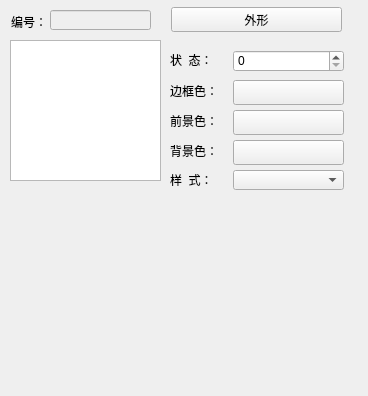
<?xml version="1.0" encoding="UTF-8"?>
<ui version="4.0">
 <class>QWeekDisplayGenDlg</class>
 <widget class="QWidget" name="QWeekDisplayGenDlg">
  <property name="geometry">
   <rect>
    <x>0</x>
    <y>0</y>
    <width>368</width>
    <height>396</height>
   </rect>
  </property>
  <property name="windowTitle">
   <string>Form</string>
  </property>
  <widget class="QLabel" name="label">
   <property name="geometry">
    <rect>
     <x>11</x>
     <y>11</y>
     <width>54</width>
     <height>21</height>
    </rect>
   </property>
   <property name="text">
    <string>编号：</string>
   </property>
  </widget>
  <widget class="QLabel" name="label_4">
   <property name="geometry">
    <rect>
     <x>170</x>
     <y>110</y>
     <width>61</width>
     <height>21</height>
    </rect>
   </property>
   <property name="text">
    <string>前景色：</string>
   </property>
  </widget>
  <widget class="QLabel" name="label_5">
   <property name="geometry">
    <rect>
     <x>170</x>
     <y>80</y>
     <width>61</width>
     <height>21</height>
    </rect>
   </property>
   <property name="text">
    <string>边框色：</string>
   </property>
  </widget>
  <widget class="QLabel" name="label_3">
   <property name="geometry">
    <rect>
     <x>170</x>
     <y>170</y>
     <width>61</width>
     <height>20</height>
    </rect>
   </property>
   <property name="text">
    <string>样  式：</string>
   </property>
  </widget>
  <widget class="QLabel" name="label_2">
   <property name="geometry">
    <rect>
     <x>170</x>
     <y>140</y>
     <width>61</width>
     <height>21</height>
    </rect>
   </property>
   <property name="text">
    <string>背景色：</string>
   </property>
  </widget>
  <widget class="QPushButton" name="LoadShape">
   <property name="geometry">
    <rect>
     <x>171</x>
     <y>7</y>
     <width>171</width>
     <height>25</height>
    </rect>
   </property>
   <property name="focusPolicy">
    <enum>Qt::NoFocus</enum>
   </property>
   <property name="text">
    <string>外形</string>
   </property>
  </widget>
  <widget class="QComboBox" name="m_patterncmb">
   <property name="geometry">
    <rect>
     <x>233</x>
     <y>170</y>
     <width>111</width>
     <height>20</height>
    </rect>
   </property>
  </widget>
  <widget class="QLineEdit" name="lineEdit">
   <property name="enabled">
    <bool>false</bool>
   </property>
   <property name="geometry">
    <rect>
     <x>50</x>
     <y>10</y>
     <width>101</width>
     <height>20</height>
    </rect>
   </property>
  </widget>
  <widget class="QLabel" name="label_6">
   <property name="geometry">
    <rect>
     <x>170</x>
     <y>50</y>
     <width>61</width>
     <height>20</height>
    </rect>
   </property>
   <property name="text">
    <string>状  态：</string>
   </property>
  </widget>
  <widget class="QSpinBox" name="m_statespin">
   <property name="geometry">
    <rect>
     <x>233</x>
     <y>50</y>
     <width>111</width>
     <height>22</height>
    </rect>
   </property>
   <property name="maximum">
    <number>6</number>
   </property>
  </widget>
  <widget class="QPushButton" name="Frame_Color">
   <property name="geometry">
    <rect>
     <x>233</x>
     <y>80</y>
     <width>111</width>
     <height>25</height>
    </rect>
   </property>
   <property name="focusPolicy">
    <enum>Qt::NoFocus</enum>
   </property>
   <property name="text">
    <string/>
   </property>
  </widget>
  <widget class="QPushButton" name="FG_Color">
   <property name="geometry">
    <rect>
     <x>233</x>
     <y>110</y>
     <width>111</width>
     <height>25</height>
    </rect>
   </property>
   <property name="focusPolicy">
    <enum>Qt::NoFocus</enum>
   </property>
   <property name="text">
    <string/>
   </property>
  </widget>
  <widget class="QPushButton" name="BG_Color">
   <property name="geometry">
    <rect>
     <x>233</x>
     <y>140</y>
     <width>111</width>
     <height>25</height>
    </rect>
   </property>
   <property name="focusPolicy">
    <enum>Qt::NoFocus</enum>
   </property>
   <property name="text">
    <string/>
   </property>
  </widget>
  <widget class="QGraphicsView" name="MainView">
   <property name="geometry">
    <rect>
     <x>10</x>
     <y>40</y>
     <width>151</width>
     <height>141</height>
    </rect>
   </property>
  </widget>
 </widget>
 <tabstops>
  <tabstop>lineEdit</tabstop>
  <tabstop>MainView</tabstop>
  <tabstop>m_statespin</tabstop>
  <tabstop>m_patterncmb</tabstop>
 </tabstops>
 <resources/>
 <connections/>
</ui>
